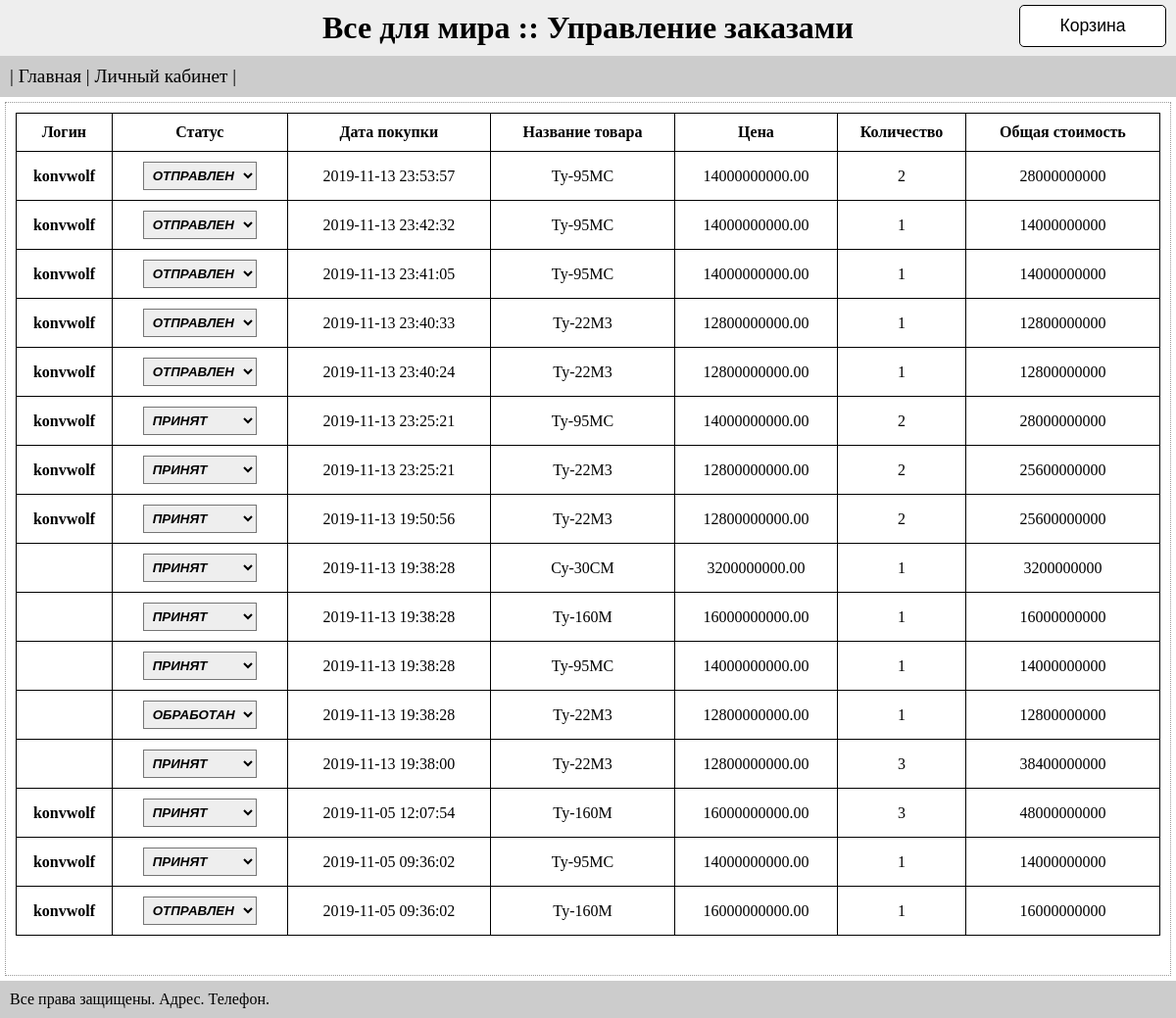
The page /index.php?c=sales (signed in) on the database its author committed.
### tables this page shows
CREATE TABLE `user_carts` (
  `id` int(11) NOT NULL,
  `shopping_date` timestamp NULL DEFAULT CURRENT_TIMESTAMP,
  `login` varchar(64) DEFAULT NULL,
  `prod_name` varchar(255) DEFAULT NULL,
  `prod_id` int(20) DEFAULT NULL,
  `quantity` int(10) DEFAULT NULL,
  `status` int(1) NOT NULL DEFAULT '0'
);

CREATE TABLE `products_desc` (
  `id` bigint(20) UNSIGNED NOT NULL,
  `prod_brand` varchar(255) DEFAULT NULL,
  `prod_name` varchar(255) DEFAULT NULL,
  `prod_desc` text,
  `prod_price` decimal(20,2) DEFAULT NULL,
  `prod_hurl` varchar(255) DEFAULT NULL
);

### c/C_Controller.php (called while the page is built, shortened)
<?php
abstract class C_Controller {
	public function Request($action)
	{
		$this->$action();
	}
	protected function Template($fileName, $vars = array())
	{
		include "$fileName";
		return ob_get_clean();
	}
}

### c/C_Sales.php (called while the page is built, shortened)
<?php
class C_Sales extends C_Base {
    function action_index() {
        if(!empty($_SESSION['registered']) && $_SESSION['registered'] == $this->login && $_SESSION['admin'] === true) {
            $query = DB::selectDB('SELECT c.id, c.status, c.shopping_date, c.login, c.prod_name, c.quantity, c.prod_id, c.status, p.prod_price
                                    FROM '.CART.' as c
                                    LEFT JOIN '.PRODUCTS.' p ON c.prod_id = p.id
                                    ORDER BY c.shopping_date DESC, c.status');
            $this->content = $this->Template('v/v_sales.php', ['list' => $query]);
        }
    }
}

### index.php (called while the page is built, shortened)
<?php
$action = 'action_';
$action .= (isset($_GET['act'])) ? $_GET['act'] : 'index';
print_r($link);
switch ($_GET['c'])
{
	case 'sales':
		$controller = new C_Sales();
		break;
}
$controller->Request($action);

### c/DB.php (called while the page is built, shortened)
<?php
class DB {
    private static $connect;
    public static function makeConnect() {
        if(self::$connect==null) {
            $connect_str = DRIVER . ':host='. SITE . ';dbname=' . DATABASE;
            self::$connect = new PDO($connect_str, ADMIN, PASS, [PDO::ATTR_ERRMODE => PDO::ERRMODE_EXCEPTION]);
        }
        return self::$connect;
    }
    public static function DBQuery($query) {
        $result = self::$connect->prepare($query);
        $result->execute();
        return $result;
    }
    public static function selectDB($query) {
        return self::DBQuery($query)->fetchAll(PDO::FETCH_ASSOC);
    }
}

### v/v_sales.php (the view)
<?php
$product_status = [
					0 => 'ПРИНЯТ',
					1 => 'ОБРАБОТАН',
					2 => 'ОТПРАВЛЕН'
				];
?>
<table class="shopping_list">
    <tr>
        <th>
            Логин
        </th>
        <th>
            Статус
        </th>
        <th>
            Дата покупки
        </th>
        <th>
            Название товара
        </th>
        <th>
            Цена
        </th>
        <th>
            Количество
        </th>
        <th>
            Общая стоимость
        </th>
    </tr>
    <?php foreach($list as $goods): ?>
        <tr>
            <td>
                <b><?= $goods['login'] ?></b>
            </td>
            <td>
                <select class="change_status" data-id="<?= $goods['id'] ?>">
                    <?php foreach($product_status as $key => $val): ?>
                        <?php if($key == $goods['status']): ?>
                            <option value="<?= $key ?>" selected="selected"><?= $val ?></option>
                        <?php else: ?>
                            <option value="<?= $key ?>"><?= $val ?></option>
                        <?php endif; ?>
                    <?php endforeach; ?>
                </select>
            </td>
            <td>
                <?= $goods['shopping_date'] ?>
            </td>
            <td>
                <?= $goods['prod_name'] ?>
            </td>
            <td>
                <?= $goods['prod_price'] ?>
            </td>
            <td>
                <?= $goods['quantity'] ?>
            </td>
            <td>
                <?= $goods['prod_price'] * $goods['quantity'] ?>
            </td>
        </tr>
    <?php endforeach; ?>
</table>

### v/style.css (style rules this page uses)
* { margin: 0; padding: 0; }
body { font-family: Georgia; font-size: 1em; margin: 0; }
.shopping_list { width: 100%; border: 1px solid black; border-collapse: collapse; margin-bottom: 30px; }
.shopping_list td, .shopping_list th { text-align: center; border: 1px solid black; padding: 10px 0; }
.change_status { font-style: italic; font-weight: 600; padding: 5px; background-color: #eee; }

### rows shown on the page
user_carts: login "konvwolf", status+id "ОТПРАВЛЕН", shopping_date "2019-11-13 23:53:57", prod_name "Ту-95МС", products_desc.prod_price "14000000000.00", quantity "2", $goods['prod_price']*$goods['quantity'] "28000000000"
user_carts: login "konvwolf", status+id "ОТПРАВЛЕН", shopping_date "2019-11-13 23:42:32", prod_name "Ту-95МС", products_desc.prod_price "14000000000.00", quantity "1", $goods['prod_price']*$goods['quantity'] "14000000000"
user_carts: login "konvwolf", status+id "ОТПРАВЛЕН", shopping_date "2019-11-13 23:41:05", prod_name "Ту-95МС", products_desc.prod_price "14000000000.00", quantity "1", $goods['prod_price']*$goods['quantity'] "14000000000"
user_carts: login "konvwolf", status+id "ОТПРАВЛЕН", shopping_date "2019-11-13 23:40:33", prod_name "Ту-22М3", products_desc.prod_price "12800000000.00", quantity "1", $goods['prod_price']*$goods['quantity'] "12800000000"
user_carts: login "konvwolf", status+id "ОТПРАВЛЕН", shopping_date "2019-11-13 23:40:24", prod_name "Ту-22М3", products_desc.prod_price "12800000000.00", quantity "1", $goods['prod_price']*$goods['quantity'] "12800000000"
user_carts: login "konvwolf", status+id "ПРИНЯТ", shopping_date "2019-11-13 23:25:21", prod_name "Ту-95МС", products_desc.prod_price "14000000000.00", quantity "2", $goods['prod_price']*$goods['quantity'] "28000000000"
user_carts: login "konvwolf", status+id "ПРИНЯТ", shopping_date "2019-11-13 23:25:21", prod_name "Ту-22М3", products_desc.prod_price "12800000000.00", quantity "2", $goods['prod_price']*$goods['quantity'] "25600000000"
user_carts: login "konvwolf", status+id "ПРИНЯТ", shopping_date "2019-11-13 19:50:56", prod_name "Ту-22М3", products_desc.prod_price "12800000000.00", quantity "2", $goods['prod_price']*$goods['quantity'] "25600000000"
user_carts: status+id "ПРИНЯТ", shopping_date "2019-11-13 19:38:28", prod_name "Су-30СМ", products_desc.prod_price "3200000000.00", quantity "1", $goods['prod_price']*$goods['quantity'] "3200000000"
user_carts: status+id "ПРИНЯТ", shopping_date "2019-11-13 19:38:28", prod_name "Ту-160М", products_desc.prod_price "16000000000.00", quantity "1", $goods['prod_price']*$goods['quantity'] "16000000000"
user_carts: status+id "ПРИНЯТ", shopping_date "2019-11-13 19:38:28", prod_name "Ту-95МС", products_desc.prod_price "14000000000.00", quantity "1", $goods['prod_price']*$goods['quantity'] "14000000000"
user_carts: status+id "ОБРАБОТАН", shopping_date "2019-11-13 19:38:28", prod_name "Ту-22М3", products_desc.prod_price "12800000000.00", quantity "1", $goods['prod_price']*$goods['quantity'] "12800000000"
user_carts: status+id "ПРИНЯТ", shopping_date "2019-11-13 19:38:00", prod_name "Ту-22М3", products_desc.prod_price "12800000000.00", quantity "3", $goods['prod_price']*$goods['quantity'] "38400000000"
user_carts: login "konvwolf", status+id "ПРИНЯТ", shopping_date "2019-11-05 12:07:54", prod_name "Ту-160М", products_desc.prod_price "16000000000.00", quantity "3", $goods['prod_price']*$goods['quantity'] "48000000000"
user_carts: login "konvwolf", status+id "ПРИНЯТ", shopping_date "2019-11-05 09:36:02", prod_name "Ту-95МС", products_desc.prod_price "14000000000.00", quantity "1", $goods['prod_price']*$goods['quantity'] "14000000000"
user_carts: login "konvwolf", status+id "ОТПРАВЛЕН", shopping_date "2019-11-05 09:36:02", prod_name "Ту-160М", products_desc.prod_price "16000000000.00", quantity "1", $goods['prod_price']*$goods['quantity'] "16000000000"

### other values the page prints
$title "Все для мира :: Управление заказами"
